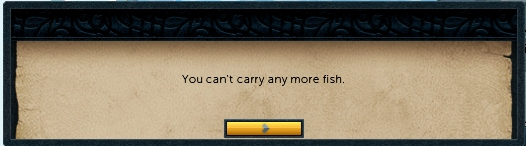
//> input picture opencv/images/fish_chat.jpg, 526 x 146 px
$ ./corners ../../images/fish_chat.jpg   (built with g++ and OpenCV 4)
//> lines starting //> are read from the running program, lines starting //| are printed output that depends on the picture
#include "opencv2/highgui.hpp"
#include "opencv2/imgproc.hpp"
#include <iostream>
using namespace cv;
using namespace std;
Mat src, src_gray;
int thresh = 200;
int max_thresh = 255;
const char* source_window = "Source image";
const char* corners_window = "Corners detected";
void cornerHarris_demo( int, void* );
int main( int argc, char** argv )
{
    CommandLineParser parser( argc, argv, "{@input | building.jpg | input image}" );
    src = imread( samples::findFile( parser.get<String>( "@input" ) ) );
//> src is the input picture: 146 rows x 526 cols, CV_8UC3; mean B, G, R 94.5, 114.2, 124.6
    if ( src.empty() )
    {
        cout << "Could not open or find the image!\n" << endl;
        cout << "Usage: " << argv[0] << " <Input image>" << endl;
        return -1;
    }
    cvtColor( src, src_gray, COLOR_BGR2GRAY );
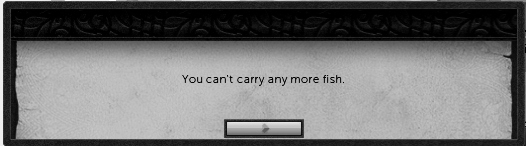
//> src_gray: 146 rows x 526 cols, CV_8UC1; min 0, max 251, mean 115
    namedWindow( source_window );
    createTrackbar( "Threshold: ", source_window, &thresh, max_thresh, cornerHarris_demo );
    imshow( source_window, src );
    cornerHarris_demo( 0, 0 );
    waitKey();
    return 0;
}
void cornerHarris_demo( int, void* )
{
    int blockSize = 2;
    int apertureSize = 3;
    double k = 0.04;
    Mat dst = Mat::zeros( src.size(), CV_32FC1 );
    cornerHarris( src_gray, dst, blockSize, apertureSize, k );
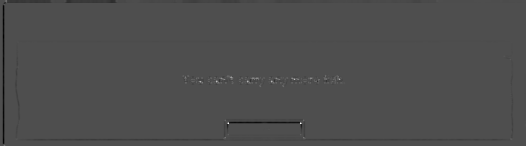
//> dst: 146 rows x 526 cols, CV_32FC1; min -0.0154, max 0.0348, mean -0.000113; drawn with min black and max white
    Mat dst_norm, dst_norm_scaled;
    normalize( dst, dst_norm, 0, 255, NORM_MINMAX, CV_32FC1, Mat() );
    convertScaleAbs( dst_norm, dst_norm_scaled );
    for( int i = 0; i < dst_norm.rows ; i++ )
    {
        for( int j = 0; j < dst_norm.cols; j++ )
        {
            if( (int) dst_norm.at<float>(i,j) > thresh )
            {
                circle( dst_norm_scaled, Point(j,i), 5,  Scalar(0), 2, 8, 0 );
            }
        }
    }
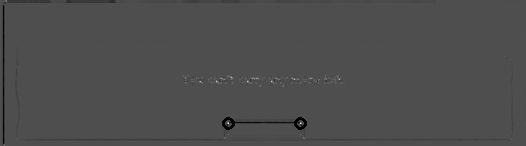
//> dst_norm_scaled: 146 rows x 526 cols, CV_8UC1; min 0, max 255, mean 77.3
    namedWindow( corners_window );
    imshow( corners_window, dst_norm_scaled );
}
